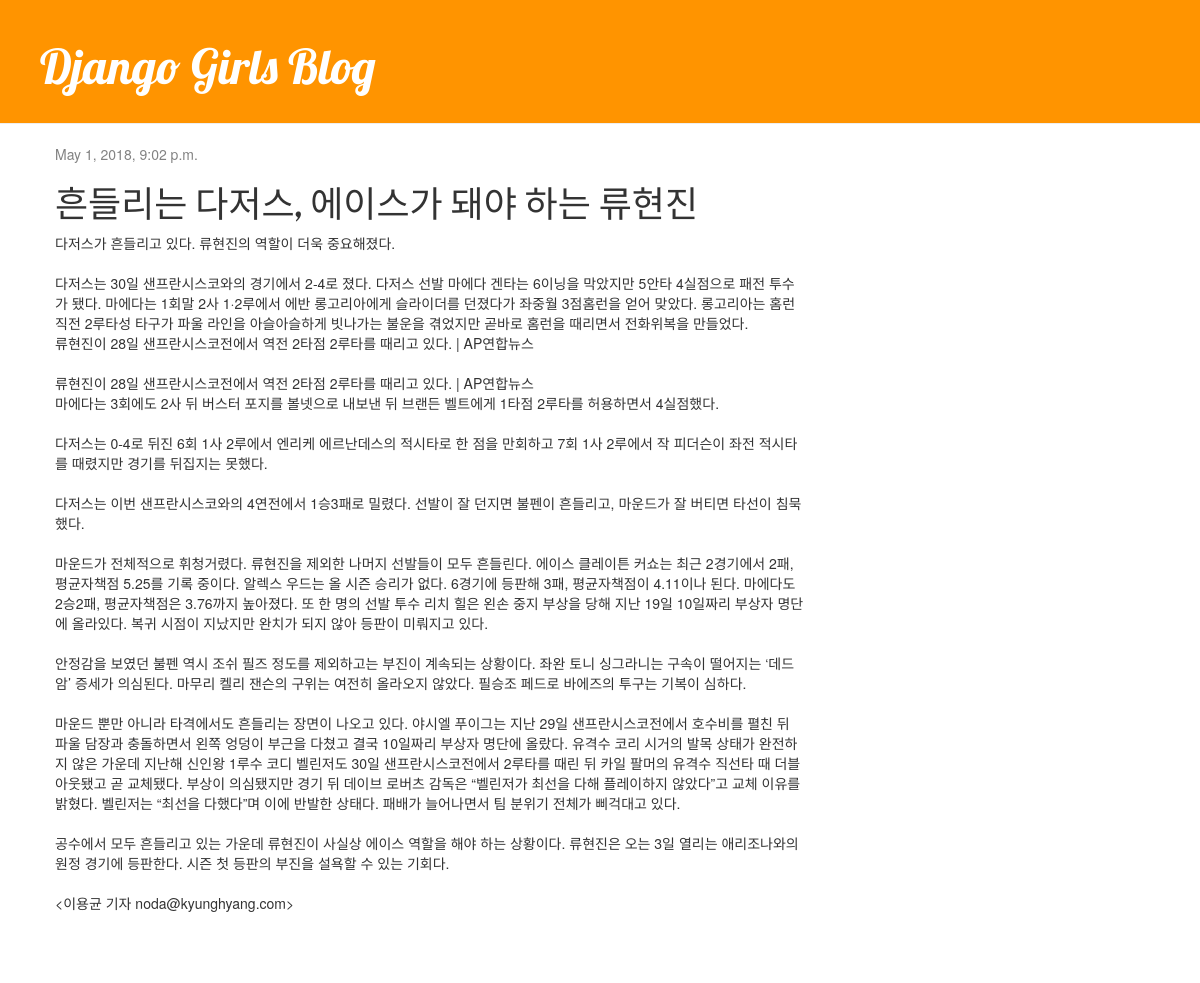
The app's page /post/1/ with its own data.
### blog/models.py (models this page shows, shortened)
class Post(models.Model):
    author = models.ForeignKey('auth.User')
    title = models.CharField(max_length=200)
    text = models.TextField()
    created_date = models.DateTimeField(default=timezone.now)
    published_date = models.DateTimeField(blank=True, null=True)

### blog/views.py (the view)
def post_detail(request, pk):
    post = get_object_or_404(Post, pk=pk)
    return render(request, 'blog/post_detail.html', {'post': post})

### blog/templates/blog/post_detail.html (shortened to what this page needs)
{% extends 'blog/base.html' %}
{% block content %}
    <div class="post">
        {% if post.published_date %}
            <div class="date">
                {{ post.published_date }}
            </div>
        {% endif %}
        <h1>{{ post.title }}</h1>
        <p>{{ post.text|linebreaksbr }}</p>
    </div>
{% endblock %}

### blog/templates/blog/base.html (shortened to what this page needs)
{% load staticfiles %}
<html>
    <head>
        <link rel="stylesheet" href="//maxcdn.bootstrapcdn.com/bootstrap/3.2.0/css/bootstrap.min.css">
        <link rel="stylesheet" href="//maxcdn.bootstrapcdn.com/bootstrap/3.2.0/css/bootstrap-theme.min.css">
        <link rel="stylesheet" href="{% static 'css/blog.css' %}">
    </head>
    <body>
        <div class="page-header">
            <h1><a href="">Django Girls Blog</a></h1>
        </div>
<div class="content container">
    <div class="row">
        <div class="col-md-8">
            {% block content %}
            {% endblock %}
        </div>
    </div>
</div>
    </body>
</html>

### blog/static/css/blog.css (style rules this page uses)
.page-header { background-color: #ff9400; margin-top: 0; padding: 20px 20px 20px 40px; }
.page-header h1, .page-header h1 a, .page-header h1 a:visited, .page-header h1 a:active { color: #ffffff; font-size: 36pt; text-decoration: none; }
.content { margin-left: 40px; }
h1, h2, h3, h4 { font-family: 'Lobster', cursive; }
.date { color: #828282; }
.post { margin-bottom: 70px; }

### records on screen
Post: published_date "May 1, 2018, 9:02 p.m.", title "흔들리는 다저스, 에이스가 돼야 하는 류현진", text "다저스가 흔들리고 있다. 류현진의 역할이 더욱 중요해졌다. 다저스는 30일 샌프란시스코와의 경기에서 2-4로 졌다. 다저스 선발 마에다 겐타는 6이닝을 막았지만 5안타 4실점으로 패전 투수가 됐다. 마에다는 1회말 2사 1·2루에서 에반 롱고리아에게 슬라이더를 던졌다가 좌중월 3점홈런을 얻어 맞았다. 롱고리아는 홈런 직전 2루타성 타구가 파울 라인을 아슬아슬하게 빗나가는 불운을 겪었지만 곧바로 홈런을 때리면서 전화위복을 만들었다. 류현진이 28일 샌프란시스코전에서 역전 2타점 2루타를 때리고 있다. | AP연합뉴스 류현진이 28일 샌프란시스코전에서 역전 2타점 2루타를 때리고 있다. | AP연합뉴스 마에다는 3회에도 2사 뒤 버스터 포지를 볼넷으로 내보낸 뒤 브랜든 벨트에게 1타점 2루타를 허용하면서 4실점했다. 다저스는 0-4로 뒤진 6회 1사 2루에서 엔리케 에르난데스의 적시타로 한 점을 만회하고 7회 1사 2루에서 작 피더슨이 좌전 적시타를 때렸지만 경기를 뒤집지는 못했다. 다저스는 이번 샌프란시스코와의 4연전에서 1승3패로 밀렸다. 선발이 잘 던지면 불펜이 흔들리고, 마운드가 잘 버티면 타선이 침묵했다. 마운드가 전체적으로 휘청거렸다. 류현진을 제외한 나머지 선발들이 모두 흔들린다. 에이스 클레이튼 커쇼는 최근 2경기에서 2패, 평균자책점 5.25를 기록 중이다. 알렉스 우드는 올 시즌 승리가 없다. 6경기에 등판해 3패,…"
